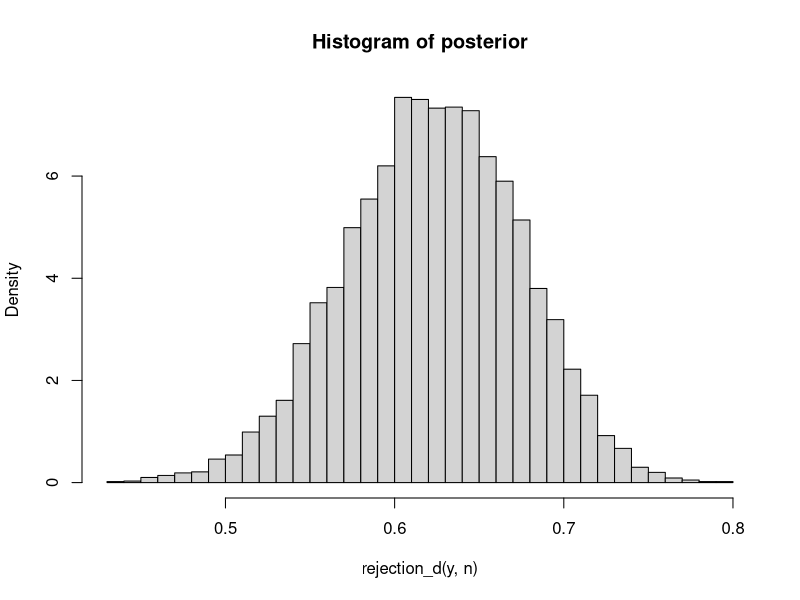

R code for this plot: (Note: this script raises an error after producing the figure.)
## ---- chunk 1
# f is the  posterior function to sample from, not normalized
# theta: parameter between 0 and 1, sampled from U(0,1)
# y: observed values
f <- function(theta, y) {
  return((2+theta)^y[1]*(1-theta)^(y[2]+y[3])*theta^y[4])
}

# f_normalized is the posterior function, normalized
f_normalized <- function(theta, y) {
  c = integrate(f_theta_given_y,0,1,y)$value
  return(f/c)
}

# alpha finds the acceptance probability alpha
alpha <- function(theta, y) {
  max_f = optimize(f, interval = c(0,1), maximum = TRUE, y=y)
  c = max_f$objective
  return(f(theta, y)/c)
}

# rejection_d samples from the posterior by rejection sampling
# n: number of samples to generate
rejection_d <- function(y, n) {
  out = 1:n
  g = function() {return(runif(1))}
  
  for (i in 1:n) {
    finished = 0
    while(finished==0) {
      u = runif(1)
      theta = g()
      alpha = alpha(theta, y)
      if(u <= alpha) {
        out[i] = theta
        finished = 1
      }
    }
  }
  return(out)
}

y = c(125,18,20,34)
n = 10000

hist(rejection_d(y, n), breaks = 50, freq = FALSE, main = bquote("Histogram of posterior"))
curve(f_normalized, col = "red", lwd = 2, add = TRUE)
